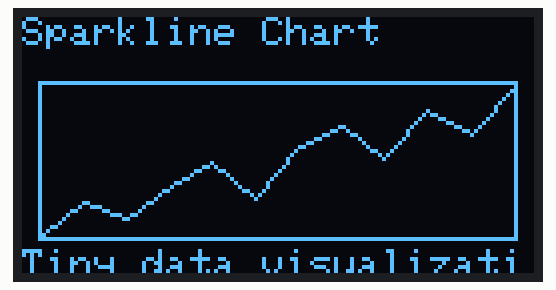
Recording of a sketch running on a simulated ESP32. Parts: 128×64 one-colour display.

Above: at 3.7 s.
At 11.5 s:
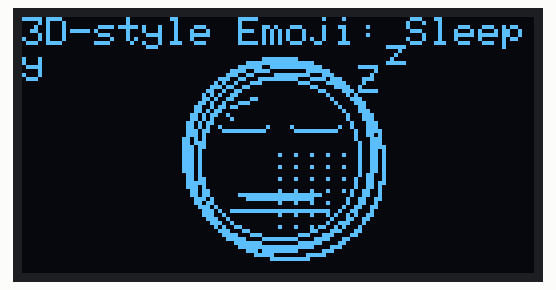
At 13.1 s:
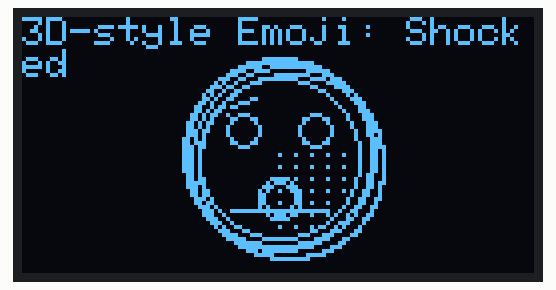
At 29.3 s:
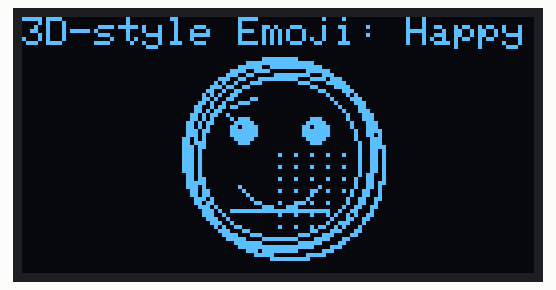

The sketch:

main.ino
```cpp
#include <Wire.h>
#include <Adafruit_GFX.h>
#include <Adafruit_SSD1306.h>

#include "MiniGFX.h"

#define SCREEN_WIDTH 128
#define SCREEN_HEIGHT 64

#define OLED_SDA 8
#define OLED_SCL 9
#define OLED_RESET -1

Adafruit_SSD1306 display(SCREEN_WIDTH, SCREEN_HEIGHT, &Wire, OLED_RESET);
MiniGFX gfx(&display);

int chartValues[] = {12, 18, 15, 21, 25, 19, 28, 31, 26, 34, 30, 38};
const int chartCount = sizeof(chartValues) / sizeof(chartValues[0]);

unsigned long lastFrame = 0;
int frame = 0;

int screenMode = 0;
unsigned long lastScreenSwitch = 0;
const unsigned long screenDuration = 3500;

void drawWidgetDashboard() {
  gfx.clear();

  display.setTextSize(1);
  display.setTextColor(SSD1306_WHITE);
  display.setCursor(0, 0);
  display.print("MiniGFX Dashboard");

  gfx.drawBattery(0, 14, 76);
  gfx.drawWiFi(45, 10, 4);

  display.setCursor(75, 15);
  display.print("ESP32");

  gfx.drawProgressBar(0, 32, 120, 10, frame % 101);

  display.setCursor(0, 48);
  display.print("Loading UI ");
  display.print(frame % 101);
  display.print("%");

  gfx.update();
}

void drawChartScreen() {
  gfx.clear();

  display.setTextSize(1);
  display.setTextColor(SSD1306_WHITE);
  display.setCursor(0, 0);
  display.print("Sparkline Chart");

  gfx.drawSparkline(chartValues, chartCount, 4, 16, 120, 40);

  display.setCursor(0, 58);
  display.print("Tiny data visualization");

  gfx.update();
}

void drawSpinnerScreen() {
  gfx.clear();

  display.setTextSize(1);
  display.setTextColor(SSD1306_WHITE);
  display.setCursor(20, 8);
  display.print("Fetching data...");

  gfx.drawLoadingSpinner(64, 36, 14, frame);

  gfx.update();
}

void drawEmojiScreen() {
  gfx.clear();

  int mood = (frame / 20) % 3;

  gfx.drawEmoji3D(64, 34, 24, mood);

  display.setTextSize(1);
  display.setTextColor(SSD1306_WHITE);
  display.setCursor(0, 0);

  if (mood == 0) {
    display.print("3D-style Emoji: Happy");
  } else if (mood == 1) {
    display.print("3D-style Emoji: Sleepy");
  } else {
    display.print("3D-style Emoji: Shocked");
  }

  gfx.update();
}

void drawCubeScreen() {
  gfx.clear();

  display.setTextSize(1);
  display.setTextColor(SSD1306_WHITE);
  display.setCursor(0, 0);
  display.print("Wireframe 3D Cube");

  float angle = frame * 0.07;

  gfx.drawRotatingCube(
    64,
    36,
    45,
    angle,
    angle * 0.7,
    angle * 0.4
  );

  gfx.update();
}

void drawCurrentScreen() {
  switch (screenMode) {
    case 0:
      drawWidgetDashboard();
      break;

    case 1:
      drawChartScreen();
      break;

    case 2:
      drawSpinnerScreen();
      break;

    case 3:
      drawEmojiScreen();
      break;

    case 4:
      drawCubeScreen();
      break;
  }
}

void setup() {
  Serial.begin(115200);

  Wire.begin(OLED_SDA, OLED_SCL);

  if (!display.begin(SSD1306_SWITCHCAPVCC, 0x3C)) {
    Serial.println("SSD1306 init failed");
    while (true) {
      delay(100);
    }
  }

  display.clearDisplay();
  display.display();

  lastFrame = millis();
  lastScreenSwitch = millis();
}

void loop() {
  if (millis() - lastFrame > 80) {
    lastFrame = millis();

    frame++;

    drawCurrentScreen();
  }

  if (millis() - lastScreenSwitch > screenDuration) {
    lastScreenSwitch = millis();

    screenMode++;

    if (screenMode > 4) {
      screenMode = 0;
    }
  }
}
```

MiniGFX.cpp
```cpp
#include "MiniGFX.h"
#include <math.h>

MiniGFX::MiniGFX(Adafruit_SSD1306* display) {
  oled = display;
}

void MiniGFX::clear() {
  oled->clearDisplay();
}

void MiniGFX::update() {
  oled->display();
}

// ----------------------------------------------------
// Battery icon
// ----------------------------------------------------

void MiniGFX::drawBattery(int x, int y, int percent) {
  if (percent < 0) percent = 0;
  if (percent > 100) percent = 100;

  int bodyW = 24;
  int bodyH = 10;
  int terminalW = 3;
  int terminalH = 4;

  oled->drawRect(x, y, bodyW, bodyH, SSD1306_WHITE);
  oled->fillRect(x + bodyW, y + 3, terminalW, terminalH, SSD1306_WHITE);

  int fillW = map(percent, 0, 100, 0, bodyW - 4);

  oled->fillRect(x + 2, y + 2, fillW, bodyH - 4, SSD1306_WHITE);

  if (percent <= 20) {
    oled->drawLine(x + 5, y + 2, x + 10, y + 7, SSD1306_BLACK);
    oled->drawLine(x + 10, y + 2, x + 5, y + 7, SSD1306_BLACK);
  }
}

// ----------------------------------------------------
// Wi-Fi icon
// strength: 0 to 4
// ----------------------------------------------------

void MiniGFX::drawWiFi(int x, int y, int strength) {
  if (strength < 0) strength = 0;
  if (strength > 4) strength = 4;

  // Center dot
  if (strength >= 1) {
    oled->fillCircle(x, y + 14, 2, SSD1306_WHITE);
  } else {
    oled->drawCircle(x, y + 14, 2, SSD1306_WHITE);
  }

  // Small arc approximation
  if (strength >= 2) {
    oled->drawLine(x - 5, y + 10, x - 2, y + 7, SSD1306_WHITE);
    oled->drawLine(x + 2, y + 7, x + 5, y + 10, SSD1306_WHITE);
  }

  // Medium arc approximation
  if (strength >= 3) {
    oled->drawLine(x - 9, y + 7, x - 4, y + 3, SSD1306_WHITE);
    oled->drawLine(x + 4, y + 3, x + 9, y + 7, SSD1306_WHITE);
  }

  // Large arc approximation
  if (strength >= 4) {
    oled->drawLine(x - 13, y + 4, x - 7, y, SSD1306_WHITE);
    oled->drawLine(x + 7, y, x + 13, y + 4, SSD1306_WHITE);
  }
}

// ----------------------------------------------------
// Progress bar
// ----------------------------------------------------

void MiniGFX::drawProgressBar(int x, int y, int w, int h, int percent) {
  if (percent < 0) percent = 0;
  if (percent > 100) percent = 100;

  oled->drawRoundRect(x, y, w, h, 3, SSD1306_WHITE);

  int fillW = map(percent, 0, 100, 0, w - 4);

  if (fillW > 0) {
    oled->fillRoundRect(x + 2, y + 2, fillW, h - 4, 2, SSD1306_WHITE);
  }
}

// ----------------------------------------------------
// Sparkline chart
// ----------------------------------------------------

void MiniGFX::drawSparkline(const int values[], int count, int x, int y, int w, int h) {
  if (count < 2) return;

  int minVal = values[0];
  int maxVal = values[0];

  for (int i = 1; i < count; i++) {
    if (values[i] < minVal) minVal = values[i];
    if (values[i] > maxVal) maxVal = values[i];
  }

  if (maxVal == minVal) {
    maxVal = minVal + 1;
  }

  oled->drawRect(x, y, w, h, SSD1306_WHITE);

  int prevX = x + 1;
  int prevY = y + h - 2 - map(values[0], minVal, maxVal, 0, h - 3);

  for (int i = 1; i < count; i++) {
    int px = x + 1 + ((w - 2) * i) / (count - 1);
    int py = y + h - 2 - map(values[i], minVal, maxVal, 0, h - 3);

    oled->drawLine(prevX, prevY, px, py, SSD1306_WHITE);

    prevX = px;
    prevY = py;
  }
}

// ----------------------------------------------------
// Loading spinner
// ----------------------------------------------------

void MiniGFX::drawLoadingSpinner(int cx, int cy, int radius, int frame) {
  const int points = 8;

  for (int i = 0; i < points; i++) {
    float angle = (2.0 * PI * i) / points;
    int x = cx + cos(angle) * radius;
    int y = cy + sin(angle) * radius;

    int active = frame % points;

    if (i == active) {
      oled->fillCircle(x, y, 3, SSD1306_WHITE);
    } else if ((i + 1) % points == active || (i + 2) % points == active) {
      oled->fillCircle(x, y, 2, SSD1306_WHITE);
    } else {
      oled->drawPixel(x, y, SSD1306_WHITE);
    }
  }
}

// ----------------------------------------------------
// 3D-style emoji base
// ----------------------------------------------------

void MiniGFX::drawFaceBase(int cx, int cy, int r) {
  // Drop shadow / offset contour
  oled->drawCircle(cx + 2, cy + 2, r, SSD1306_WHITE);
  oled->drawCircle(cx + 3, cy + 3, r - 1, SSD1306_WHITE);

  // Main face
  oled->drawCircle(cx, cy, r, SSD1306_WHITE);
  oled->drawCircle(cx, cy, r - 1, SSD1306_WHITE);

  // Inner contour
  oled->drawCircle(cx, cy + 1, r - 4, SSD1306_WHITE);
}

void MiniGFX::drawFaceHighlight(int cx, int cy, int r) {
  // Top-left highlight
  oled->drawLine(cx - r / 2, cy - r / 2, cx - r / 4, cy - r / 2 - 2, SSD1306_WHITE);
  oled->drawPixel(cx - r / 2 - 1, cy - r / 2 + 2, SSD1306_WHITE);
  oled->drawPixel(cx - r / 2, cy - r / 2 + 3, SSD1306_WHITE);
}

void MiniGFX::drawFaceShading(int cx, int cy, int r) {
  // Dithered lower-right shading
  for (int yy = cy; yy < cy + r - 3; yy += 3) {
    for (int xx = cx; xx < cx + r - 3; xx += 4) {
      int dx = xx - cx;
      int dy = yy - cy;

      if (dx * dx + dy * dy < (r - 4) * (r - 4)) {
        oled->drawPixel(xx, yy, SSD1306_WHITE);
      }
    }
  }

  oled->drawLine(cx - r / 2, cy + r / 2 + 2, cx + r / 2, cy + r / 2 + 2, SSD1306_WHITE);
}

void MiniGFX::drawEye(int x, int y) {
  oled->fillCircle(x, y, 3, SSD1306_WHITE);
  oled->drawPixel(x - 1, y - 1, SSD1306_BLACK);
}

void MiniGFX::drawClosedEye(int x, int y) {
  oled->drawLine(x - 5, y, x + 5, y, SSD1306_WHITE);
  oled->drawPixel(x - 6, y - 1, SSD1306_WHITE);
  oled->drawPixel(x + 6, y - 1, SSD1306_WHITE);
}

void MiniGFX::drawSmile(int cx, int cy) {
  oled->drawLine(cx - 10, cy, cx - 6, cy + 4, SSD1306_WHITE);
  oled->drawLine(cx - 6, cy + 4, cx, cy + 6, SSD1306_WHITE);
  oled->drawLine(cx, cy + 6, cx + 6, cy + 4, SSD1306_WHITE);
  oled->drawLine(cx + 6, cy + 4, cx + 10, cy, SSD1306_WHITE);
}

void MiniGFX::drawFlatMouth(int cx, int cy) {
  oled->drawLine(cx - 10, cy, cx + 10, cy, SSD1306_WHITE);
  oled->drawLine(cx - 8, cy + 1, cx + 8, cy + 1, SSD1306_WHITE);
}

void MiniGFX::drawOpenMouth(int cx, int cy) {
  oled->drawCircle(cx, cy + 3, 5, SSD1306_WHITE);
  oled->drawCircle(cx, cy + 3, 4, SSD1306_WHITE);
}

// mood:
// 0 = happy
// 1 = sleepy
// 2 = surprised
void MiniGFX::drawEmoji3D(int cx, int cy, int r, int mood) {
  if (mood == 0) drawHappy3D(cx, cy, r);
  else if (mood == 1) drawSleepy3D(cx, cy, r);
  else if (mood == 2) drawSurprised3D(cx, cy, r);
}

void MiniGFX::drawHappy3D(int cx, int cy, int r) {
  drawFaceBase(cx, cy, r);
  drawFaceHighlight(cx, cy, r);
  drawFaceShading(cx, cy, r);

  drawEye(cx - 9, cy - 6);
  drawEye(cx + 9, cy - 6);
  drawSmile(cx, cy + 8);
}

void MiniGFX::drawSleepy3D(int cx, int cy, int r) {
  drawFaceBase(cx, cy, r);
  drawFaceHighlight(cx, cy, r);
  drawFaceShading(cx, cy, r);

  drawClosedEye(cx - 9, cy - 6);
  drawClosedEye(cx + 9, cy - 6);
  drawFlatMouth(cx, cy + 10);

  oled->setTextSize(1);
  oled->setTextColor(SSD1306_WHITE);
  oled->setCursor(cx + r - 4, cy - r + 2);
  oled->print("Z");
  oled->setCursor(cx + r + 3, cy - r - 5);
  oled->print("z");
}

void MiniGFX::drawSurprised3D(int cx, int cy, int r) {
  drawFaceBase(cx, cy, r);
  drawFaceHighlight(cx, cy, r);
  drawFaceShading(cx, cy, r);

  oled->drawCircle(cx - 9, cy - 6, 4, SSD1306_WHITE);
  oled->drawCircle(cx + 9, cy - 6, 4, SSD1306_WHITE);
  drawOpenMouth(cx, cy + 8);
}

// ----------------------------------------------------
// 3D cube rendering
// ----------------------------------------------------

void MiniGFX::rotatePoint(
  float x, float y, float z,
  float angleX, float angleY, float angleZ,
  float& outX, float& outY, float& outZ
) {
  // Rotate around X axis
  float cosX = cos(angleX);
  float sinX = sin(angleX);

  float y1 = y * cosX - z * sinX;
  float z1 = y * sinX + z * cosX;
  float x1 = x;

  // Rotate around Y axis
  float cosY = cos(angleY);
  float sinY = sin(angleY);

  float x2 = x1 * cosY + z1 * sinY;
  float z2 = -x1 * sinY + z1 * cosY;
  float y2 = y1;

  // Rotate around Z axis
  float cosZ = cos(angleZ);
  float sinZ = sin(angleZ);

  outX = x2 * cosZ - y2 * sinZ;
  outY = x2 * sinZ + y2 * cosZ;
  outZ = z2;
}

void MiniGFX::project3D(
  float x, float y, float z,
  int cx, int cy,
  int scale,
  float& outX,
  float& outY
) {
  float distance = 4.0;
  float perspective = scale / (z + distance);

  outX = cx + x * perspective;
  outY = cy + y * perspective;
}

void MiniGFX::drawRotatingCube(int cx, int cy, int size, float angleX, float angleY, float angleZ) {
  float vertices[8][3] = {
    {-1, -1, -1},
    { 1, -1, -1},
    { 1,  1, -1},
    {-1,  1, -1},
    {-1, -1,  1},
    { 1, -1,  1},
    { 1,  1,  1},
    {-1,  1,  1}
  };

  int edges[12][2] = {
    {0, 1}, {1, 2}, {2, 3}, {3, 0},
    {4, 5}, {5, 6}, {6, 7}, {7, 4},
    {0, 4}, {1, 5}, {2, 6}, {3, 7}
  };

  float projected[8][2];

  for (int i = 0; i < 8; i++) {
    float rx, ry, rz;

    rotatePoint(
      vertices[i][0],
      vertices[i][1],
      vertices[i][2],
      angleX,
      angleY,
      angleZ,
      rx,
      ry,
      rz
    );

    project3D(rx, ry, rz, cx, cy, size, projected[i][0], projected[i][1]);
  }

  for (int i = 0; i < 12; i++) {
    int a = edges[i][0];
    int b = edges[i][1];

    oled->drawLine(
      projected[a][0],
      projected[a][1],
      projected[b][0],
      projected[b][1],
      SSD1306_WHITE
    );
  }
}
```

MiniGFX.h
```cpp
#pragma once

#include <Arduino.h>
#include <Adafruit_GFX.h>
#include <Adafruit_SSD1306.h>

class MiniGFX {
public:
  MiniGFX(Adafruit_SSD1306* display);

  void clear();
  void update();

  // Widgets
  void drawBattery(int x, int y, int percent);
  void drawWiFi(int x, int y, int strength);
  void drawProgressBar(int x, int y, int w, int h, int percent);
  void drawSparkline(const int values[], int count, int x, int y, int w, int h);
  void drawLoadingSpinner(int cx, int cy, int radius, int frame);

  // Character / emoji
  void drawEmoji3D(int cx, int cy, int r, int mood);
  void drawHappy3D(int cx, int cy, int r);
  void drawSleepy3D(int cx, int cy, int r);
  void drawSurprised3D(int cx, int cy, int r);

  // 3D wireframe
  void drawRotatingCube(int cx, int cy, int size, float angleX, float angleY, float angleZ);

private:
  Adafruit_SSD1306* oled;

  void drawFaceBase(int cx, int cy, int r);
  void drawFaceHighlight(int cx, int cy, int r);
  void drawFaceShading(int cx, int cy, int r);

  void drawSmile(int cx, int cy);
  void drawFlatMouth(int cx, int cy);
  void drawOpenMouth(int cx, int cy);

  void drawEye(int x, int y);
  void drawClosedEye(int x, int y);

  void project3D(
    float x, float y, float z,
    int cx, int cy,
    int scale,
    float& outX,
    float& outY
  );

  void rotatePoint(
    float x, float y, float z,
    float angleX, float angleY, float angleZ,
    float& outX, float& outY, float& outZ
  );
};
```

Measured:
- what the display in image 0 shows lasts 3.5 s, from 3.6 s to 7.1 s
- what the display in image 1 shows lasts 1.7 s, from 11.4 s to 13.1 s
- what the display in image 2 shows lasts 1.0 s, from 13.1 s to 14.1 s
